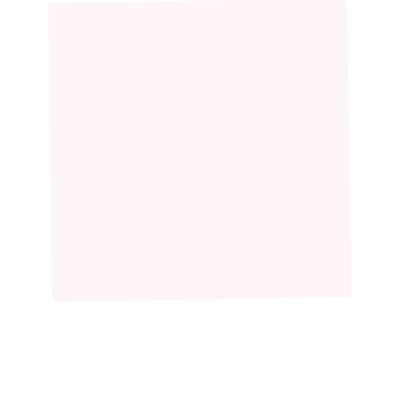
Frame 1 (no input)
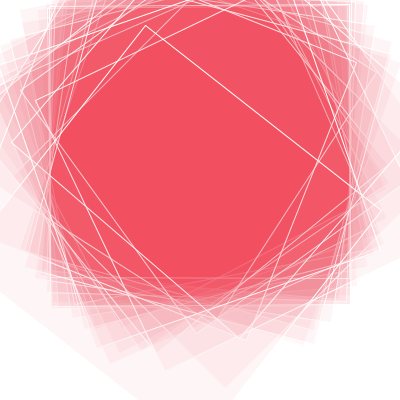
Frame 60 (the mouse pressed at the canvas centre just before this capture)
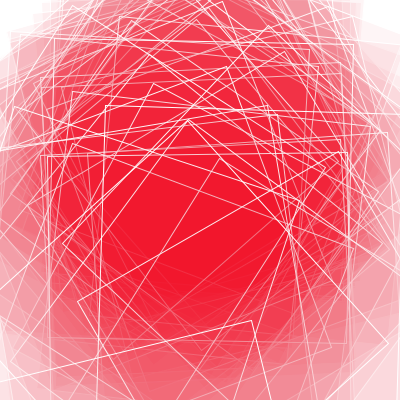
Frame 120 (the mouse held since frame 60 and released just before this capture)

The Processing sketch that drew these frames (run headless with seeded random() and noise(); from frame 60 on, the mouse is pressed at the canvas centre):

// Processing sketch: processing_158849
// ── processing_158849.pde

ParticleSystem ps;

void setup() {
  size(400,400);
  ps = new ParticleSystem(new PVector(width/2,150));
}

void draw() {
  background(255);
  ps.addParticle();
  ps.run();
}
class Confetti extends Particle {
  Confetti(PVector l) {
    super(l);
  }
  
  void display() {
    rectMode(CENTER);
    fill(230,12,20,10);
    stroke(255,lifespan);
    strokeWeight(1);
    pushMatrix();
    translate(location.x,location.y);
    float theta = map(location.x,0,width,0,TWO_PI*2);
    rotate(theta);
    rect(0,0,300,300);
    popMatrix();
  }
}
class Particle {
  PVector location;
  PVector velocity;
  PVector acceleration;
  float lifespan;
  
  Particle(PVector l) {
    acceleration = new PVector(0,0.05);
    velocity = new PVector(random(-1,1),random(-2,0));
    location = l.get();
    lifespan = 255.0;
  }
  
  void run() {
    update();
    display();
  }
  
  void update() {
    velocity.add(acceleration);
    location.add(velocity);
    lifespan -= 0.01;
  }
  
  void display() {
    stroke(0,lifespan);
    strokeWeight(2);
    fill(10,230,230,120);
    //ellipse(location.x,location.y,12,12);
  }
  
  boolean isDead() {
    if (lifespan < 0.0) {
      return true;
    }else{
      return false;
    }
  }
}
class ParticleSystem {
  ArrayList<Particle> particles;
  PVector origin;
  
  ParticleSystem(PVector location) {
    origin = location.get();
    particles = new ArrayList<Particle>();
  }
  
  void addParticle() {
    float r = random(1);
    if (r < 0.5) {
      particles.add(new Particle(origin));
    }else{
      particles.add(new Confetti(origin));
    }
  }
  
  void run() {
    for (int i = particles.size()-1; i >= 0; i--) {
      Particle p = particles.get(i);
      p.run();
      if (p.isDead()) {
        particles.remove(i);
      }
    }
  }
}
